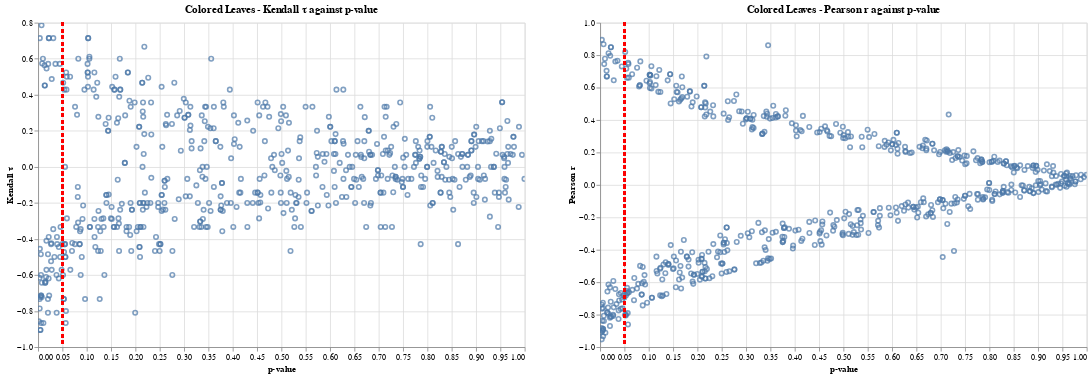

Notebook code cell kept with this figure:
### Code cell
chart1 = alt.Chart(df_color).mark_point().encode(
    x='p-value',
    y='Kendall τ',
    tooltip=['site', 'State', 'p-value', 'Kendall τ']
).interactive().properties(width=600, height=400, title='Colored Leaves - Kendall τ against p-value' )

chart2 = alt.Chart(df_color).mark_point().encode(
    x='p-value',
    y='Pearson r',
    tooltip=['site', 'State', 'p-value', 'Pearson r']
).interactive().properties(width=600, height=400, title='Colored Leaves - Pearson r against p-value')

rule1 = alt.Chart(df_color).mark_rule(color='red', opacity=0.5, strokeWidth=2, strokeDash=[4, 4]).encode(
    x=alt.datum(0.05)
)

rule2 = alt.Chart(df_color).mark_rule(color='red', opacity=0.5, strokeWidth=2, strokeDash=[4, 4]).encode(
    x=alt.datum(0.05)
)

layer_chart = (chart1 + rule1) | (chart2 + rule2)
layer_chart.spacing = 50
layer_chart

### Figure 1 — Vega-Lite specification as saved in the notebook (floating-point values rounded to 4 significant figures; data arrays with more than 128 entries replaced by an {"elided": "..."} marker saying what was removed)
{"config": {"view": {"continuousWidth": 400, "continuousHeight": 300}}, "hconcat": [{"layer": [{"mark": "point", "encoding": {"tooltip": [{"field": "site", "type": "nominal"}, {"field": "State", "type": "nominal"}, {"field": "p-value", "type": "quantitative"}, {"field": "Kendall τ", "type": "quantitative"}], "x": {"field": "p-value", "type": "quantitative"}, "y": {"field": "Kendall τ", "type": "quantitative"}}, "height": 400, "selection": {"selector007": {"type": "interval", "bind": "scales", "encodings": ["x", "y"]}}, "title": "Colored Leaves - Kendall τ against p-value", "width": 600}, {"mark": {"type": "rule", "color": "red", "opacity": 0.5, "strokeDash": [4, 4], "strokeWidth": 2}, "encoding": {"x": {"datum": 0.05}}}]}, {"layer": [{"mark": "point", "encoding": {"tooltip": [{"field": "site", "type": "nominal"}, {"field": "State", "type": "nominal"}, {"field": "p-value", "type": "quantitative"}, {"field": "Pearson r", "type": "quantitative"}], "x": {"field": "p-value", "type": "quantitative"}, "y": {"field": "Pearson r", "type": "quantitative"}}, "height": 400, "selection": {"selector008": {"type": "interval", "bind": "scales", "encodings": ["x", "y"]}}, "title": "Colored Leaves - Pearson r against p-value", "width": 600}, {"mark": {"type": "rule", "color": "red", "opacity": 0.5, "strokeDash": [4, 4], "strokeWidth": 2}, "encoding": {"x": {"datum": 0.05}}}]}], "data": {"name": "data-279c1b5133267b36a8e78ea7584f683c"}, "spacing": 50, "$schema": "https://vega.github.io/schema/vega-lite/v4.17.0.json", "datasets": {"data-279c1b5133267b36a8e78ea7584f683c": {"elided": "605 records"}}}
